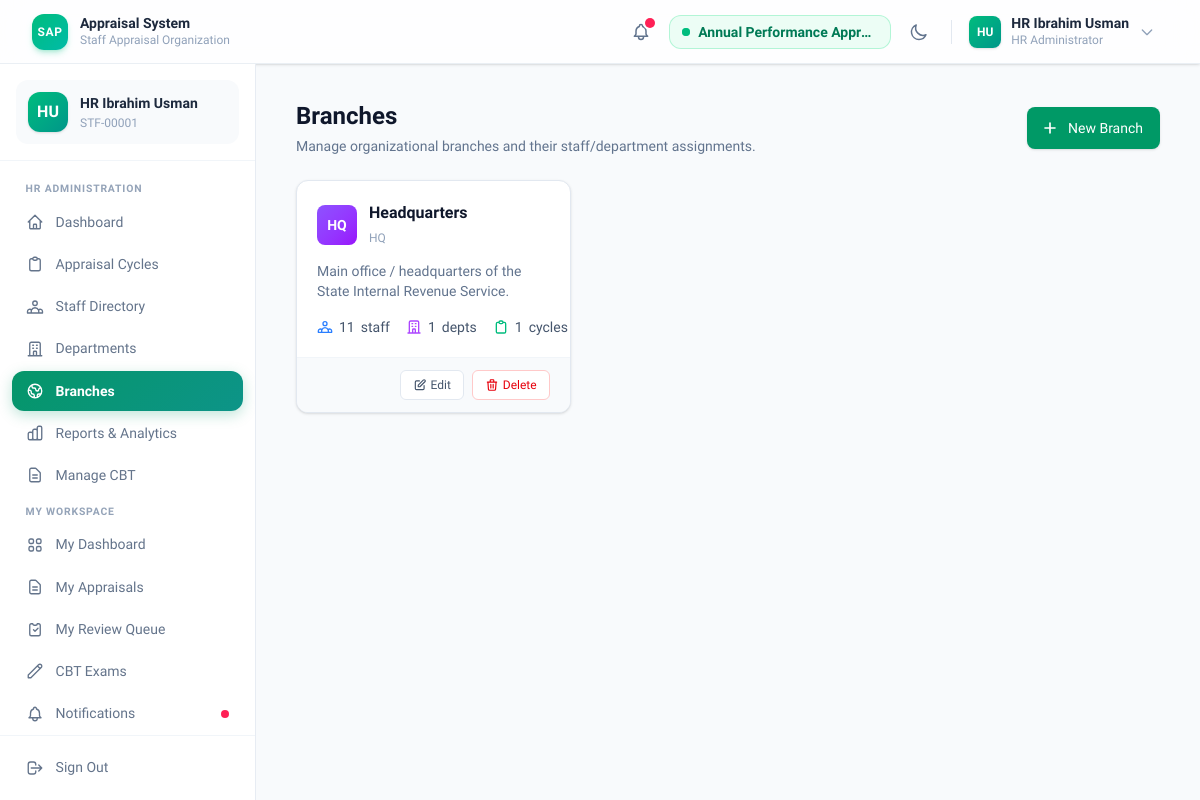
The app's page /hr/branches/ (signed in), older data.
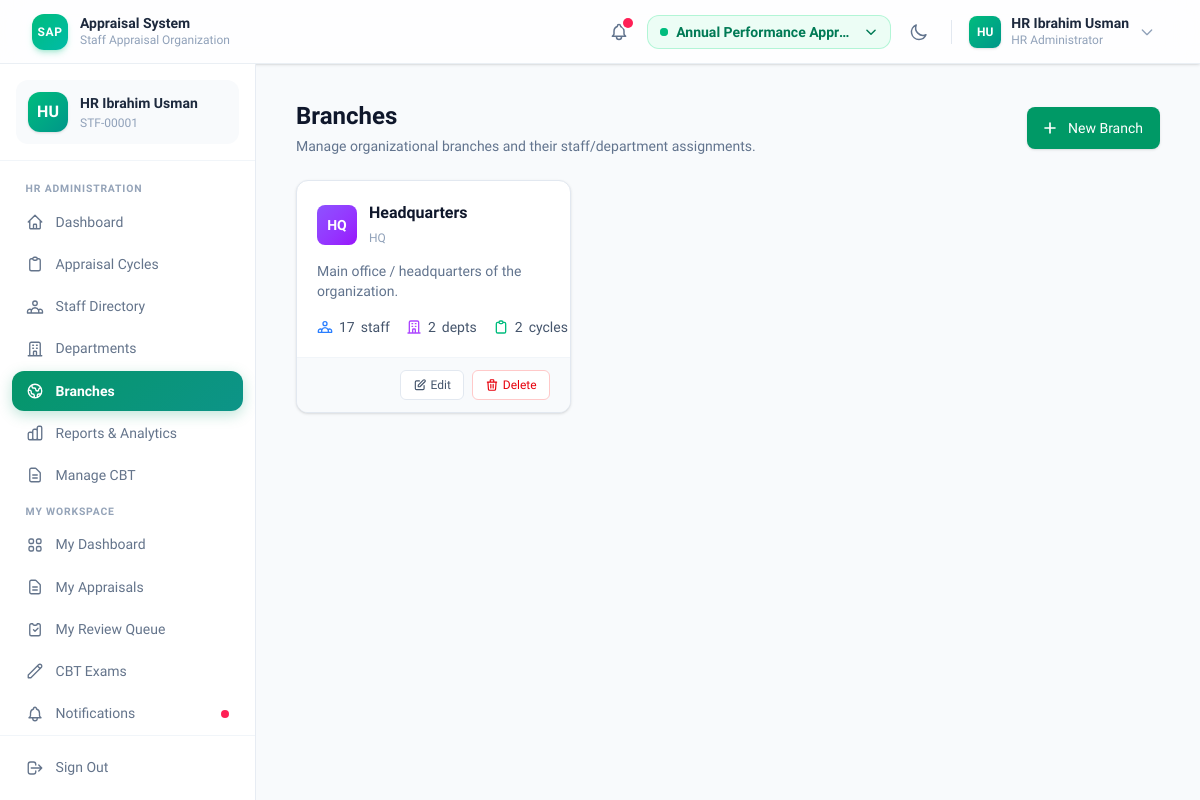
The same page, newer data.
### appraisals/models.py (models this page shows, shortened)
class AppraisalCycle(models.Model):
    ANNUAL = 'ANNUAL'
    BI_ANNUAL = 'BI_ANNUAL'
    QUARTERLY = 'QUARTERLY'
    FREQUENCY_CHOICES = [
        (ANNUAL, 'Annual'),
        (BI_ANNUAL, 'Bi-Annual'),
        (QUARTERLY, 'Quarterly'),
    ]
    DRAFT = 'DRAFT'
    ACTIVE = 'ACTIVE'
    CLOSED = 'CLOSED'
    STATUS_CHOICES = [
        (DRAFT, 'Draft'),
        (ACTIVE, 'Active'),
        (CLOSED, 'Closed'),
    ]
    SCORING_SCALE_CHOICES = [
        (5, '1-5 Scale'),
        (10, '1-10 Scale'),
    ]
    name = models.CharField(max_length=200)
    frequency = models.CharField(
        max_length=20,
        choices=FREQUENCY_CHOICES,
        default=ANNUAL,
    )
    start_date = models.DateField()
    end_date = models.DateField()
    status = models.CharField(
        max_length=20,
        choices=STATUS_CHOICES,
        default=DRAFT,
    )
    scoring_scale = models.PositiveSmallIntegerField(
        choices=SCORING_SCALE_CHOICES,
        default=5,
    )
    branch = models.ForeignKey(
        'branches.Branch',
        on_delete=models.PROTECT,
        null=True,
        blank=True,
        related_name='cycles',
        help_text="Branch this cycle is scoped to. All targeting is filtered by this branch.",
    )
    target_departments = models.ManyToManyField(
        'departments.Department',
        blank=True,
        help_text="If set, only staff in these departments will be assigned this cycle."
    )
    target_staff = models.ManyToManyField(
        settings.AUTH_USER_MODEL,
        blank=True,
        related_name='targeted_cycles',
        help_text="If set, these specific staff will be assigned this cycle."
    )
    excluded_staff = models.ManyToManyField(
        settings.AUTH_USER_MODEL,
        blank=True,
        related_name='excluded_cycles',
        help_text="Staff in this list will never be assigned this cycle."
    )
    created_by = models.ForeignKey(
        settings.AUTH_USER_MODEL,
        on_delete=models.SET_NULL,
        null=True,
        related_name='created_cycles',
    )
    created_at = models.DateTimeField(auto_now_add=True)
    updated_at = models.DateTimeField(auto_now=True)
    class Meta:
        ordering = ['-start_date']
        verbose_name = 'Appraisal Cycle'
        verbose_name_plural = 'Appraisal Cycles'

### branches/models.py (models this page shows, shortened)
class Branch(models.Model):
    name = models.CharField(
        max_length=200,
        unique=True,
        help_text="Full name of the branch.",
    )
    code = models.CharField(
        max_length=20,
        unique=True,
        help_text="Short unique code for the branch (e.g. 'HQ', 'ZO-IKJ').",
    )
    description = models.TextField(
        blank=True,
        help_text="Optional description of the branch location or purpose.",
    )
    departments = models.ManyToManyField(
        'departments.Department',
        blank=True,
        related_name='branches',
        help_text="Departments that operate within this branch.",
    )
    members = models.ManyToManyField(
        settings.AUTH_USER_MODEL,
        blank=True,
        related_name='branches',
        help_text="Staff members assigned to this branch.",
    )
    created_at = models.DateTimeField(auto_now_add=True)
    updated_at = models.DateTimeField(auto_now=True)
    @property
    def member_count(self) -> int:
        return self.members.count()
    @property
    def department_count(self) -> int:
        return self.departments.count()
    class Meta:
        ordering = ["name"]
        verbose_name = "Branch"
        verbose_name_plural = "Branches"

### hr_admin/views.py (the view)
    def wrapper(request, *args, **kwargs):
        if request.user.role != 'HR_ADMIN':
            messages.error(request, "Access denied. HR Administrators only.")
            return redirect('accounts:dashboard_redirect')
        return view_func(request, *args, **kwargs)

### accounts/context_processors.py (called while the page is built)
def active_cycles(request):
    if not request.user.is_authenticated:
        return {}
    cycles = list(
        AppraisalCycle.objects.filter(status=AppraisalCycle.ACTIVE)
        .order_by('-start_date')
    )
    if not cycles:
        return {
            'all_active_cycles': [],
            'selected_cycle': None,
        }
    selected_id = request.session.get('selected_cycle_id')
    selected_cycle = None
    if selected_id:
        selected_cycle = next((c for c in cycles if c.id == selected_id), None)
    if not selected_cycle:
        selected_cycle = cycles[0]
        request.session['selected_cycle_id'] = selected_cycle.id
    return {
        'all_active_cycles': cycles,
        'selected_cycle': selected_cycle,
    }

### accounts/models.py (called while the page is built)
    @property
    def full_name(self) -> str:
        name = f"{self.first_name} {self.last_name}".strip()
        return name if name else self.username

### hr_admin/views.py (called while the page is built)
@hr_required
def branch_list(request):
    from branches.models import Branch
    branches = Branch.objects.all()
    return render(request, 'hr_admin/branch_list.html', {'branches': branches})

### templates/hr_admin/branch_list.html (shortened to what the changed rows need)
{% extends 'base.html' %}
{% block content %}
<div class="max-w-5xl mx-auto space-y-6">
    <div class="flex items-center justify-between">
        <div>
            <h1 class="text-2xl font-bold text-slate-900 dark:text-white">Branches</h1>
        </div>
    </div>
    {% if branches %}
    <div class="grid grid-cols-1 sm:grid-cols-2 lg:grid-cols-3 gap-5">
        {% for branch in branches %}
        <div class="bg-white dark:bg-slate-900 rounded-xl shadow-sm border border-slate-200 dark:border-slate-800 overflow-hidden hover:shadow-md transition-shadow">
            <div class="p-5">
                <div class="flex items-start justify-between">
                    <div class="flex items-center gap-3">
                        <div class="w-10 h-10 rounded-lg bg-gradient-to-br from-violet-500 to-purple-600 flex items-center justify-center text-white font-bold text-sm">
                            {{ branch.code|truncatechars:3 }}
                        </div>
                        <div>
                            <h3 class="text-base font-bold text-slate-900 dark:text-white">{{ branch.name }}</h3>
                            <span class="text-xs font-medium text-slate-400">{{ branch.code }}</span>
                        </div>
                    </div>
                </div>
                {% if branch.description %}
                <p class="mt-3 text-sm text-slate-500 dark:text-slate-400 line-clamp-2">{{ branch.description }}</p>
                {% endif %}
                <div class="mt-4 flex items-center gap-4">
                    <div class="flex items-center gap-1.5 text-sm text-slate-600 dark:text-slate-400">
                        <span class="font-medium">{{ branch.member_count }}</span> staff
                    </div>
                    <div class="flex items-center gap-1.5 text-sm text-slate-600 dark:text-slate-400">
                        <svg class="w-4 h-4 text-purple-500" fill="none" viewBox="0 0 24 24" stroke="currentColor"><path stroke-linecap="round" stroke-linejoin="round" stroke-width="2" d="M19 21V5a2 2 0 00-2-2H7a2 2 0 00-2 2v16m14 0h2m-2 0h-5m-9 0H3m2 0h5M9 7h1m-1 4h1m4-4h1m-1 4h1m-5 10v-5a1 1 0 011-1h2a1 1 0 011 1v5m-4 0h4"/></svg>
                        <span class="font-medium">{{ branch.department_count }}</span> depts
                    </div>
                    <div class="flex items-center gap-1.5 text-sm text-slate-600 dark:text-slate-400">
                        <svg class="w-4 h-4 text-emerald-500" fill="none" viewBox="0 0 24 24" stroke="currentColor"><path stroke-linecap="round" stroke-linejoin="round" stroke-width="2" d="M9 5H7a2 2 0 00-2 2v12a2 2 0 002 2h10a2 2 0 002-2V7a2 2 0 00-2-2h-2M9 5a2 2 0 002 2h2a2 2 0 002-2M9 5a2 2 0 012-2h2a2 2 0 012 2"/></svg>
                        <span class="font-medium">{{ branch.cycles.count }}</span> cycles
                    </div>
                </div>
            </div>
            <div class="border-t border-slate-100 dark:border-slate-800 px-5 py-3 bg-slate-50 dark:bg-slate-800/50 flex justify-end gap-2">
                <a href="{% url 'hr_admin:branch_edit' pk=branch.pk %}" class="inline-flex items-center px-3 py-1.5 text-xs font-medium rounded-md text-slate-600 bg-white border border-slate-200 hover:bg-slate-100 transition-colors">
                    <svg class="mr-1 w-3.5 h-3.5" fill="none" viewBox="0 0 24 24" stroke="currentColor"><path stroke-linecap="round" stroke-linejoin="round" stroke-width="2" d="M11 5H6a2 2 0 00-2 2v11a2 2 0 002 2h11a2 2 0 002-2v-5m-1.414-9.414a2 2 0 112.828 2.828L11.828 15H9v-2.828l8.586-8.586z"/></svg>
                    Edit
                </a>
                <form method="POST" action="{% url 'hr_admin:branch_delete' pk=branch.pk %}" class="inline" onsubmit="return confirm('Delete branch {{ branch.name }}?');">
                    <button type="submit" class="inline-flex items-center px-3 py-1.5 text-xs font-medium rounded-md text-red-600 bg-white border border-red-200 hover:bg-red-50 transition-colors">
                        <svg class="mr-1 w-3.5 h-3.5" fill="none" viewBox="0 0 24 24" stroke="currentColor"><path stroke-linecap="round" stroke-linejoin="round" stroke-width="2" d="M19 7l-.867 12.142A2 2 0 0116.138 21H7.862a2 2 0 01-1.995-1.858L5 7m5 4v6m4-6v6m1-10V4a1 1 0 00-1-1h-4a1 1 0 00-1 1v3M4 7h16"/></svg>
                        Delete
                    </button>
                </form>
            </div>
        </div>
        {% endfor %}
    </div>
    {% endif %}
</div>
{% endblock %}

### templates/base.html (shortened to what the changed rows need)
<!DOCTYPE html>
<html lang="en" class="h-full"
      x-data="{
          darkMode: localStorage.getItem('theme') === 'dark',
          sidebarOpen: false,
          toggleTheme() {
              this.darkMode = !this.darkMode;
              localStorage.setItem('theme', this.darkMode ? 'dark' : 'light');
          }
      }"
      :class="{ 'dark': darkMode }">
<head>
    <script src="https://cdn.jsdelivr.net/npm/@tailwindcss/browser@4"></script>
</head>
<body class="h-full flex flex-col bg-slate-50 dark:bg-[#0b0f1a] text-slate-900 dark:text-slate-100 transition-colors duration-200 overflow-hidden">
<header class="shrink-0 h-16 z-40 flex items-center
               bg-white/80 dark:bg-[#0d1117]/80
               backdrop-blur-xl
               border-b border-slate-200/70 dark:border-slate-800/60
               shadow-sm dark:shadow-slate-950/50">
    <div class="w-full px-4 sm:px-6 lg:px-8 flex items-center justify-between gap-4">
        {% if user.is_authenticated %}
        <div class="flex items-center gap-2">
            {% if all_active_cycles %}
            <div class="relative" x-data="{ cycleOpen: false }">
                {% if all_active_cycles|length > 1 %}
                <button @click="cycleOpen = !cycleOpen"
                        class="inline-flex items-center gap-2 px-3 py-1.5 rounded-xl
                               bg-emerald-50 dark:bg-emerald-950/40
                               border border-emerald-200/80 dark:border-emerald-800/50
                               text-emerald-700 dark:text-emerald-400
                               hover:bg-emerald-100 dark:hover:bg-emerald-900/40
                               transition cursor-pointer focus:outline-none text-sm"
                        title="Switch active cycle">
                    <span class="relative flex h-2 w-2 shrink-0">
                        <span class="relative inline-flex rounded-full h-2 w-2 bg-emerald-500"></span>
                    </span>
                    <span class="font-semibold truncate max-w-[180px] hidden sm:inline">{{ selected_cycle.name }}</span>
                    <svg class="h-3.5 w-3.5 shrink-0 transition-transform" :class="cycleOpen && 'rotate-180'" fill="none" viewBox="0 0 24 24" stroke="currentColor" stroke-width="2.5">
                        <path stroke-linecap="round" stroke-linejoin="round" d="M19 9l-7 7-7-7"/>
                    </svg>
                </button>
                {% else %}
                <div class="inline-flex items-center gap-2 px-3 py-1.5 rounded-xl
                            bg-emerald-50 dark:bg-emerald-950/40
                            border border-emerald-200/80 dark:border-emerald-800/50
                            text-emerald-700 dark:text-emerald-400 text-sm">
                    <span class="relative flex h-2 w-2 shrink-0">
                        <span class="relative inline-flex rounded-full h-2 w-2 bg-emerald-500"></span>
                    </span>
                    <span class="font-semibold truncate max-w-[180px] hidden sm:inline">{{ selected_cycle.name }}</span>
                </div>
                {% endif %}
            </div>
            {% endif %}
        </div>
        {% endif %}
    </div>
</header>
<div class="flex-1 flex overflow-hidden">
    <main class="flex-1 overflow-y-auto">
        <div class="max-w-7xl mx-auto px-5 sm:px-8 lg:px-10 py-7 sm:py-9">
            {% block content %}{% endblock %}
        </div>
    </main>
</div>
</body>
</html>

Row changes from the older to the newer data that the page shows:
changed Branch "Headquarters": description "Main office / headquarters of the State Internal Revenue Service." → "Main office / headquarters of the organization."; member_count "11" → "17"; department_count "1" → "2"; cycles.count "1" → "2"
